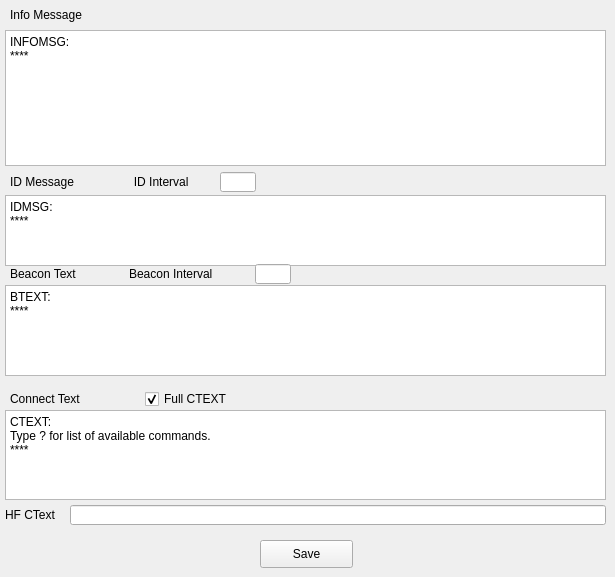
        <widget class="QWidget" name="InfoTab">
         <attribute name="title">
          <string>Info Msgs</string>
         </attribute>
         <widget class="QPlainTextEdit" name="InfoMsg">
          <property name="geometry">
           <rect>
            <x>5</x>
            <y>30</y>
            <width>601</width>
            <height>136</height>
           </rect>
          </property>
          <property name="toolTip">
           <string>&lt;html&gt;&lt;head/&gt;&lt;body&gt;&lt;p&gt;Sent in response to Node &amp;quot;INFO&amp;quot; command&lt;/p&gt;&lt;/body&gt;&lt;/html&gt;</string>
          </property>
          <property name="plainText">
           <string>INFOMSG:
****
</string>
          </property>
         </widget>
         <widget class="QPushButton" name="saveInfoMsg">
          <property name="geometry">
           <rect>
            <x>260</x>
            <y>540</y>
            <width>93</width>
            <height>28</height>
           </rect>
          </property>
          <property name="text">
           <string>Save</string>
          </property>
         </widget>
         <widget class="QPlainTextEdit" name="IDMsg">
          <property name="geometry">
           <rect>
            <x>5</x>
            <y>195</y>
            <width>601</width>
            <height>71</height>
           </rect>
          </property>
          <property name="toolTip">
           <string>&lt;html&gt;&lt;head/&gt;&lt;body&gt;&lt;p&gt;&lt;span style=&quot; font-family:'Times New Roman'; font-size:medium; color:#000000; background-color:#ffffff;&quot;&gt;IDMSG is sent every IDINTERVAL minutes to ax.25 ports. It is sent from the PORT Callsign if one is defined, otherwise from NODECALL. The main purpose of this is to satisfy the requirements of those administrations that require a regular station identification in the same mode as used for communication. Set IDINTERVAL to zero to disable&lt;/span&gt;&lt;/p&gt;&lt;/body&gt;&lt;/html&gt;</string>
          </property>
          <property name="plainText">
           <string>IDMSG:
****
</string>
          </property>
         </widget>
         <widget class="QPlainTextEdit" name="BText">
          <property name="geometry">
           <rect>
            <x>5</x>
            <y>285</y>
            <width>601</width>
            <height>91</height>
           </rect>
          </property>
          <property name="toolTip">
           <string>&lt;html&gt;&lt;head/&gt;&lt;body&gt;&lt;p&gt;&lt;span style=&quot; font-family:'Times New Roman'; font-size:medium; color:#000000;&quot;&gt;BTEXT is the default beacon sent by the Node, every BTINTERVAL minutes. Note that application programs may change this, or generate their own beacons.&lt;br/&gt;An APRS compatible position may be included, for example:&lt;/span&gt;&lt;/p&gt;&lt;p&gt;&lt;span style=&quot; font-family:'Courier New'; color:#000000;&quot;&gt;BTEXT:&lt;br/&gt;=5828.54N/00612.69W- {BPQ32}&lt;br/&gt;G8BPQ's Test Node&lt;br/&gt;***&lt;/span&gt;&lt;/p&gt;&lt;p&gt;&lt;span style=&quot; font-family:'Courier New'; color:#000000;&quot;&gt;Set BTINTERVAL to zero to disable&lt;/span&gt;&lt;/p&gt;&lt;/body&gt;&lt;/html&gt;</string>
          </property>
          <property name="plainText">
           <string>BTEXT:
****
</string>
          </property>
         </widget>
         <widget class="QPlainTextEdit" name="CText">
          <property name="geometry">
           <rect>
            <x>5</x>
            <y>410</y>
            <width>601</width>
            <height>90</height>
           </rect>
          </property>
          <property name="toolTip">
           <string>&lt;html&gt;&lt;head/&gt;&lt;body&gt;&lt;p&gt;&lt;span style=&quot; font-family:'Times New Roman'; font-size:medium; color:#000000; background-color:#ffffff;&quot;&gt;Text to send to a user when he/she connects. If FULL_CTEXT is set it will be sent to all connects. If FULL_CETEXT is not set it will only be sent to users who connect directly to the Node Alias.&lt;/span&gt;&lt;/p&gt;&lt;/body&gt;&lt;/html&gt;</string>
          </property>
          <property name="plainText">
           <string>CTEXT:
Type ? for list of available commands.
****
</string>
          </property>
         </widget>
         <widget class="QLabel" name="label_24">
          <property name="geometry">
           <rect>
            <x>5</x>
            <y>505</y>
            <width>66</width>
            <height>20</height>
           </rect>
          </property>
          <property name="text">
           <string>HF CText</string>
          </property>
         </widget>
         <widget class="QLineEdit" name="HFCTEXT">
          <property name="geometry">
           <rect>
            <x>70</x>
            <y>505</y>
            <width>536</width>
            <height>20</height>
           </rect>
          </property>
          <property name="toolTip">
           <string>&lt;html&gt;&lt;head/&gt;&lt;body&gt;&lt;p&gt;HF CTEXT is a separate single line (max 80) message to be sent to people who connect on HF (ie Pactor, ARDOP, WINMOR, etc) ports. If not set the normal CTEXT will be sent to all stations.&lt;/p&gt;&lt;/body&gt;&lt;/html&gt;</string>
          </property>
         </widget>
         <widget class="QLabel" name="label_45">
          <property name="geometry">
           <rect>
            <x>10</x>
            <y>172</y>
            <width>211</width>
            <height>20</height>
           </rect>
          </property>
          <property name="text">
           <string>ID Message                  ID Interval</string>
          </property>
         </widget>
         <widget class="QLineEdit" name="IDInterval">
          <property name="geometry">
           <rect>
            <x>220</x>
            <y>172</y>
            <width>36</width>
            <height>20</height>
           </rect>
          </property>
          <property name="text">
           <string/>
          </property>
         </widget>
         <widget class="QLineEdit" name="BTInterval">
          <property name="geometry">
           <rect>
            <x>255</x>
            <y>264</y>
            <width>36</width>
            <height>20</height>
           </rect>
          </property>
          <property name="text">
           <string/>
          </property>
         </widget>
         <widget class="QLabel" name="label_46">
          <property name="geometry">
           <rect>
            <x>10</x>
            <y>264</y>
            <width>231</width>
            <height>20</height>
           </rect>
          </property>
          <property name="text">
           <string>Beacon Text                Beacon Interval</string>
          </property>
         </widget>
         <widget class="QLabel" name="label_47">
          <property name="geometry">
           <rect>
            <x>10</x>
            <y>5</y>
            <width>106</width>
            <height>20</height>
           </rect>
          </property>
          <property name="text">
           <string>Info Message</string>
          </property>
         </widget>
         <widget class="QLabel" name="label_48">
          <property name="geometry">
           <rect>
            <x>10</x>
            <y>389</y>
            <width>106</width>
            <height>20</height>
           </rect>
          </property>
          <property name="text">
           <string>Connect Text</string>
          </property>
         </widget>
         <widget class="QCheckBox" name="FullCText">
          <property name="geometry">
           <rect>
            <x>145</x>
            <y>389</y>
            <width>106</width>
            <height>20</height>
           </rect>
          </property>
          <property name="text">
           <string>Full CTEXT</string>
          </property>
          <property name="checked">
           <bool>true</bool>
          </property>
         </widget>
        </widget>
